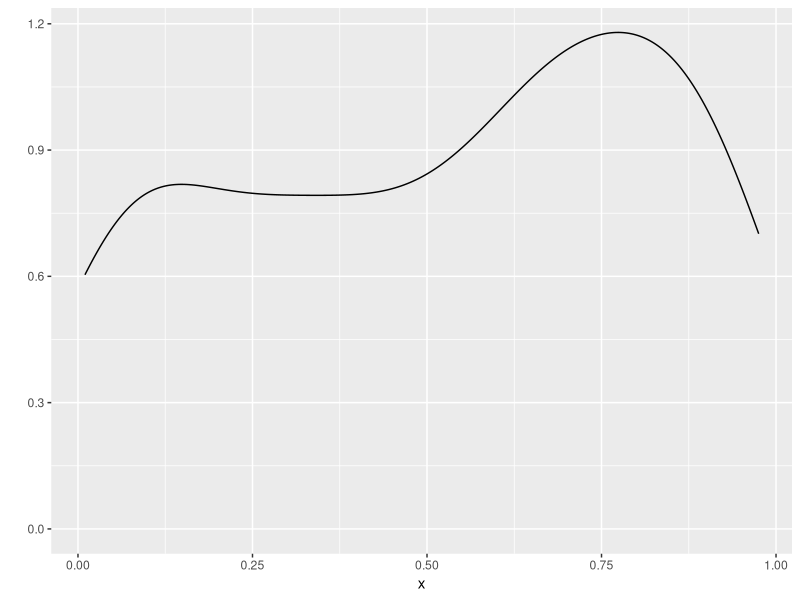
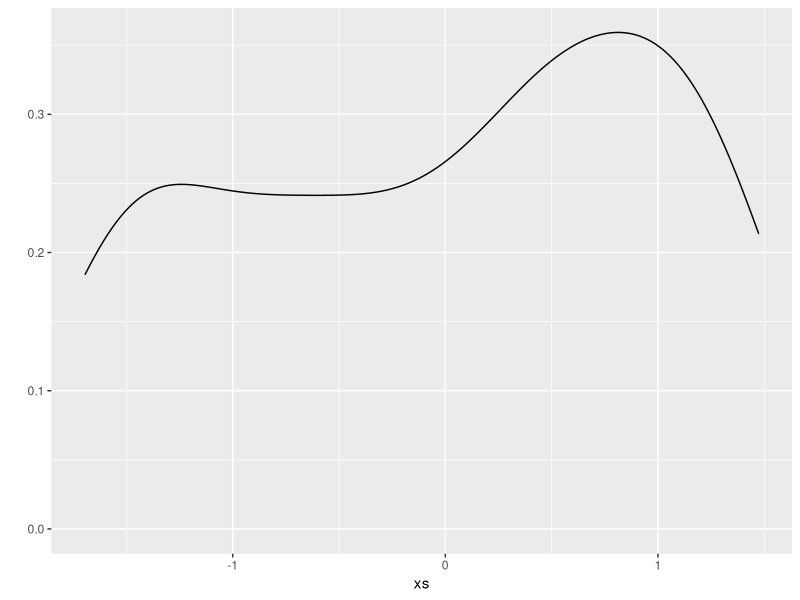
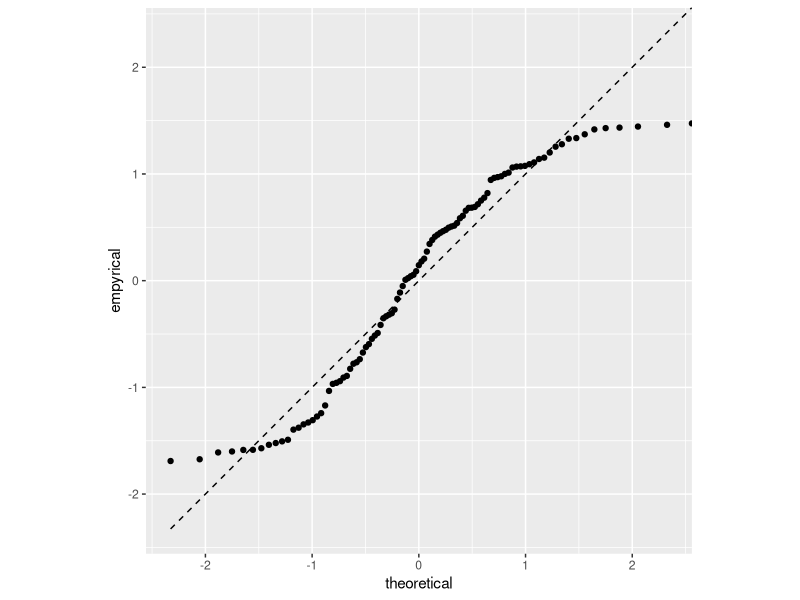

The R script that drew these images, in order:
# Q-Q plots from scratch
library(ggplot2)
library(dplyr)

x <- rpois(100, 13)
x <- rpois(100, 3)
x <- runif(100)
xs <- scale(x)
qplot(x, geom = 'density')
qplot(xs, geom = 'density')

X <- tibble(
  p = seq.int(.01, 1, by = .01),
  theoretical = qnorm(p),
  empyrical = quantile(xs, p)
)
X

ggplot(X, aes(x = theoretical, y = empyrical)) +
  geom_point() +
  coord_fixed() +
  geom_line(aes(y = theoretical), lty = 'dashed')
